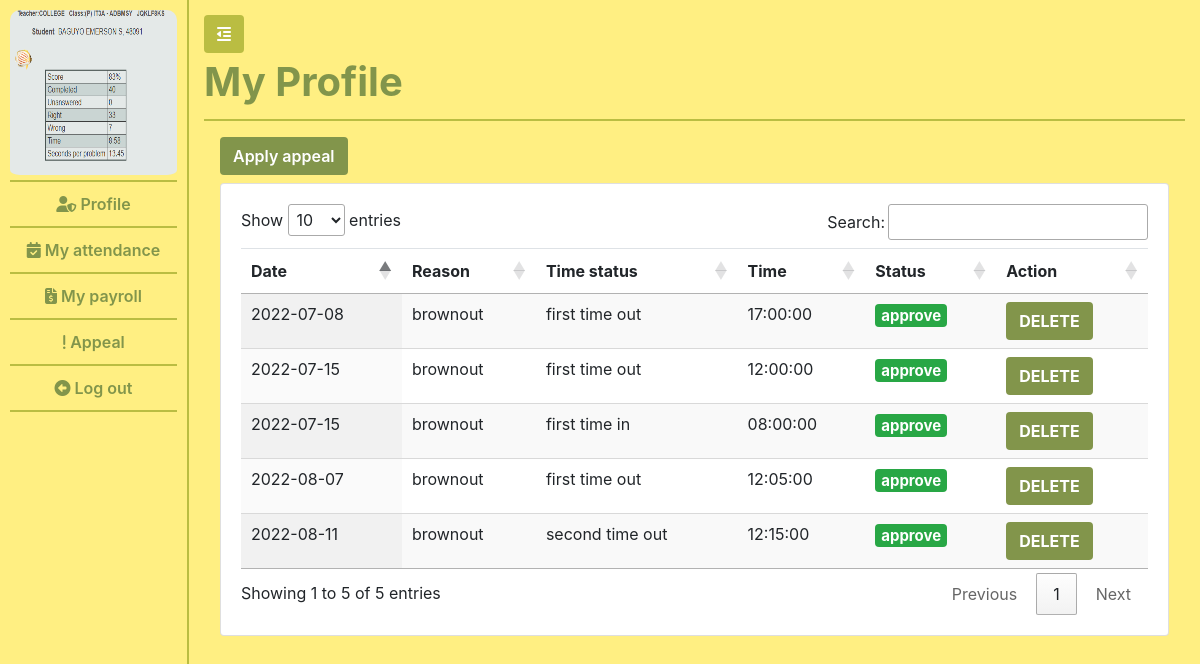
Page /user/user_appeal.php (signed in) on the committed database.
### tables this page shows
CREATE TABLE `users` (
  `id` int(11) NOT NULL,
  `username` varchar(255) NOT NULL,
  `password` varchar(255) NOT NULL,
  `first_name` varchar(64) NOT NULL,
  `last_name` varchar(64) NOT NULL,
  `user_role` varchar(255) NOT NULL,
  `user_image` varchar(255) DEFAULT NULL,
  `qr_code` varchar(255) NOT NULL,
  `qrcode_path` text NOT NULL,
  `position_id` int(11) NOT NULL
);

CREATE TABLE `appeal` (
  `id` int(11) NOT NULL,
  `user_id` int(11) NOT NULL,
  `date` date NOT NULL,
  `reason` text NOT NULL,
  `time_status` varchar(64) NOT NULL,
  `time` time NOT NULL,
  `status` varchar(64) NOT NULL
);

### common/classes/Session_user.php (called while the page is built, shortened)
<?php
    Class Session{
        private $id;
        public function get_user_id(){
            return $this->id;
        }
        public function check_if_logged_in(){
            if(isset($_SESSION['id']) && isset($_SESSION['user_role'])){
                $this->id = $_SESSION['id'];
            }else{
                unset($this->id);
                unset($this->user_role);
                $this->logged_in = false;
            }
        }
    }
    $session = new Session();

### common/classes/Database.php (called while the page is built, shortened)
<?php
    class Database{
        private $connection;
        public $servername = "localhost";
        public $user = "root";
        public $password = "";
        public $database_name = "ams_with_qrcode";
        public function connect_database(){
            $db = new mysqli($this->servername, $this->user, $this->password, $this->database_name);
            $this->connection = $db;
        }
        public function query($sql){
            $result =  $this->connection->query($sql);
            return $result;
        }
        public function escape_input($value){
            return $this->connection->real_escape_string($value);
        }
        public function prepare_query($sql){
            return $this->connection->prepare($sql);
        }
    }
    $database = new Database();
?>

### common/classes/DB_object.php (called while the page is built, shortened)
<?php
    class DB_object{
        protected static $db_name = "users";
        public static function find_by_id( $id){
            $result = static::find_by_query("SELECT * FROM " . static::$db_name . " WHERE id = $id");
            return (!empty($result)) ? array_shift($result) : false;
        }
        public static function find_by_query($sql){
            global $database;
            $result_query = $database->query($sql);
            $the_object_array = [];
            while($row = mysqli_fetch_assoc($result_query)){
                $the_object_array[] = static::instantiation($row);
            }
            return $the_object_array;
        }
        public static function instantiation($row){
            $called_object = new $get_called_class;
            foreach($row as $attribute => $value){
                if($called_object->has_attribute($attribute)){
                    $called_object->$attribute = $value;
                }
            }
            return $called_object;
        }
        public function has_attribute($attribute){
            $object_properties = get_object_vars($this);
            return array_key_exists($attribute, $object_properties);
        }
    }
?>

### common/classes/User.php (called while the page is built, shortened)
<?php
    class User extends DB_object{
        public $user_image;
        private $upload_directory = "..".DS."admin".DS.'images';
        private $img_placeholder = "https://place-hold.it/128x128?text=User+image";
        public function display_user_photo(){
            return (empty($this->user_image)) ? $this->img_placeholder : $this->upload_directory.DS.$this->user_image;
        }
    }
?>

### common/classes/Appeal.php (called while the page is built, shortened)
<?php
    class Appeal extends DB_object{
        public static function get_current_user_list_of_appeal($user_id){
            global $database;
            $escape_user_id = $database->escape_input($user_id);
            $all_user_appeal_query = $database->prepare_query("SELECT * FROM appeal WHERE user_id = ? ORDER BY id DESC");
            $all_user_appeal_query->bind_param('i', $escape_user_id);
            $all_user_appeal_query->execute();
            $result_user_appeal = $all_user_appeal_query->get_result();
            $the_object_array = [];
            while($row = mysqli_fetch_assoc($result_user_appeal)){
                $the_object_array[] = self::instantiation($row);
            }
            return $the_object_array;
        }
    }

### user/user_appeal.php (the view, shortened to what this page needs)
<?php require_once "includes/header.php" ?>
<?php
    $user_list_of_appeal = Appeal::get_current_user_list_of_appeal($user->id);
?>
                <?php require_once "includes/side-nav.php" ?>
                <div class="page-wrapper">
                    <button class="btn toggle-icon">
                        <span> <i class="fas fa-outdent"></i> </span>
                    </button>
                    <div class="page-header">
                        <h1 class="">My Profile</h1>
                    </div>
                        <div class="row p-3">
                            <div class="col-lg-12">
                                <div class="mb-2">
                                    <a href="user_add_appeal.php" class="btn add_appeal_btn">Apply appeal</a>
                                </div>
                                <div class="card">
                                    <div class="card-body">
                                            <table class="table table-responsive-lg table-hover display" id="appeal-table">
                                                <thead class="">
                                                    <tr>
                                                        <th>Date</th>
                                                        <th>Reason</th>
                                                        <th>Time status</th>
                                                        <th>Time</th>
                                                        <th>Status</th>
                                                        <th>Action</th>
                                                    </tr>
                                                    </thead>
                                                    <tbody>
                                                        <?php
                                                            foreach ($user_list_of_appeal as $appeal) {
                                                                if($appeal->status === "pending"){
                                                                    $status = " <span class='badge bg-primary text-white' > " . $appeal->status . " </span>";
                                                                }elseif($appeal->status === "approve"){
                                                                    $status = " <span class='badge bg-success text-white' > " . $appeal->status . " </span>";
                                                                }else{
                                                                    $status = " <span class='badge bg-danger text-white' > " . $appeal->status . " </span>";
                                                                }
                                                                echo "<tr>";
                                                                    echo "<td>" . $appeal->date . " </td>";
                                                                    echo "<td>" . $appeal->reason . " </td>";
                                                                    echo "<td>" . str_replace("_"," ", $appeal->time_status) . " </td>";
                                                                    echo "<td>" . $appeal->time . " </td>";
                                                                    echo "<td> <h5>" . $status . " </h5> </td>";
                                                                    echo "<td> <a href='#' class='btn  delete_appeal_btn' appId={$appeal->id}> DELETE </a></td>";
                                                                echo "</tr>";
                                                            }
                                                        ?>
                                                    </tbody>
                                            </table>
                                    </div>
                                </div>
                            </div>
                        </div>
                </div>
        <?php require_once "includes/footer.php" ?>

### user/includes/side-nav.php
<div id="my-nav" class="side-nav">
                        <ul class="navbar-nav flex-column vertical-nav">
                            <div class="user-image-container">
                                <img src="<?= $user->display_user_photo() ?>" alt="" id="user_image">
                            </div>
                            <li class="nav-item ">
                                <a class="nav-link" href="profile.php"> <i class="fas fa-user-shield"></i> Profile</a>
                            </li>
                            <?php if($user->user_role == "user"): ?>
                                <li class="nav-item">
                                    <a class="nav-link " href="index.php" > <i class="fas fa-calendar-check"></i> My attendance</a>
                                </li>
                                <li class="nav-item">
                                    <a class="nav-link " href="payroll.php" > <i class="fas fa-file-invoice-dollar"></i> My payroll</a>
                                </li>
                                <li class="nav-item">
                                    <a class="nav-link " href="user_appeal.php" > <i class="fas fa-exclamation"></i> Appeal</a>
                                </li>
                            <?php endif; ?>
                            <li class="nav-item">
                                <a class="nav-link " href="logout.php" > <i class="fas fa-arrow-alt-circle-left"></i> Log out</a>
                            </li>
                        </ul>
                </div>

### user/css/style.css (style rules this page uses)
* { box-sizing: border-box; }
body,html { height: 100%; width: 100%; }
.side-nav { width: 225px; background-color: #FFEF82; padding-top: 10px; border-right: 2px solid #BABD42; }
.user-image-container { border-bottom: 2px solid #BABD42; }
#user_image { border-radius: 10px; height: 170px; width: 100%; padding-bottom: 5px; }
.side-nav ul { padding: 0px 10px; height: 100vh; text-align: center; }
.side-nav .nav-item .nav-link { border-bottom: 2px solid #BABD42; color: #82954B; font-weight: 600; padding: 10px; }
.page-wrapper { padding: 15px; width: 100%; background-color: #FFEF82; }
.toggle-icon { background-color: #BABD42; color: #fff; }
.page-header { padding: 5px 0; border-bottom: 2px solid #BABD42; }
.page-header h1, .title-page { color:#82954B; font-weight: 700; }
.export_btn, .update_user_btn, .attendance_action_btn, .session_message, .report_btn, .add_user_btn, .add_appeal_btn, .add_deduction_btn { background-color: #82954B; color: #fff; font-weight: 600; }
.delete_appeal_btn { background-color: #82954B; color: #fff; font-weight: 700; }

### rows in the picture
users: user_image (picture)
appeal: date "2022-08-11", reason "brownout", time_status "second time out", time "12:15:00", status "approve"
appeal: date "2022-08-07", reason "brownout", time_status "first time out", time "12:05:00", status "approve"
appeal: date "2022-07-15", reason "brownout", time_status "first time out", time "12:00:00", status "approve"
appeal: date "2022-07-15", reason "brownout", time_status "first time in", time "08:00:00", status "approve"
appeal: date "2022-07-08", reason "brownout", time_status "first time out", time "17:00:00", status "approve"
